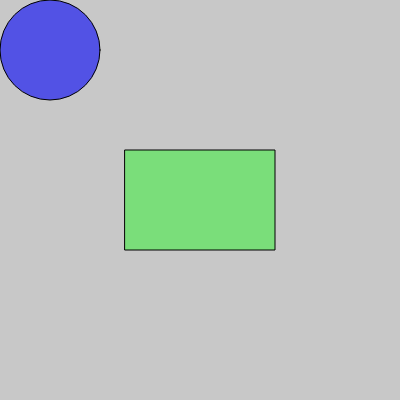
Frame 1 (no input)
Frame 60 (no input): identical to frame 1, image omitted
Frame 120 (the mouse pressed at the canvas centre since frame 60): identical to frame 1, image omitted

The p5.js sketch that drew this single still picture (run headless with seeded random() and noise() and a simulated clock; from frame 60 on, the mouse is pressed at the canvas centre):

// p5.js sketch
// ── sketch.js
function setup() {
  createCanvas(400, 400);

}

function draw() {

noStroke();
background(200)
  fill(0,0,250,150);

  ellipseMode(CORNERS);
    stroke(0);
    ellipse(0, 0, 100, 100);
    rectMode(CENTER)

    stroke(0);
    fill(0,255,0,100)
    rect(width/2,height/2,150,100);

  }
